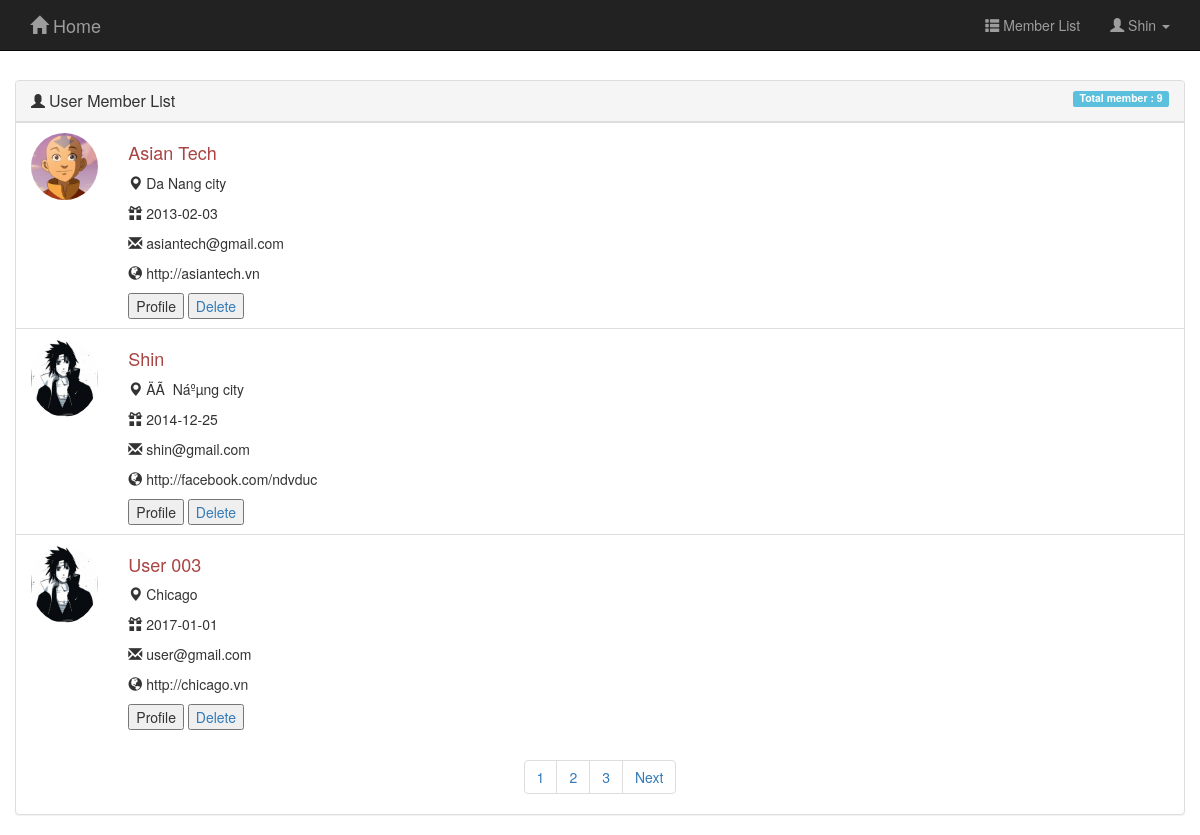
The page /member.php (signed in) on the database its author committed.
### tables this page shows
CREATE TABLE `users` (
  `id` int(11) NOT NULL,
  `username` varchar(225) NOT NULL,
  `password` varchar(225) NOT NULL,
  `email` varchar(225) NOT NULL,
  `birthday` date DEFAULT NULL,
  `url` varchar(225) NOT NULL,
  `address` varchar(225) NOT NULL,
  `avatar` varchar(225) DEFAULT NULL
);

### member.php (the view, shortened to what this page needs)
<?php include 'menu.php'; ?>
<?php
if (!isset($_SESSION['username'])) {
 echo 'You need login to see list of member ! Click <a href="login.php"> here </a> to login'; }
 else {
  require_once('db.php');
  $sql = "SELECT * FROM users";
  $query = $conn->prepare($sql);
  $query->execute();
  $totalRecords = $query->rowCount();
  $recordPerPage = 3;
  $totalPage = ceil($totalRecords/$recordPerPage);
  if(isset($_GET['page'])){
    $currentPage= $_GET['page'];
  } else $currentPage = 1;
  $offset = ($currentPage-1)*$recordPerPage;
  $limit = "LIMIT $offset,$recordPerPage";
  $query = "SELECT * FROM users ".$limit;
  $result = $conn->prepare($query);
  $result->execute();
  $users = $result->fetchAll(PDO::FETCH_ASSOC);
  ?>
<div class="content">
  <div class="container">
    <div class="row">
      <div class="panel panel-default widget">
        <div class="panel-heading">
          <span class="glyphicon glyphicon-user"></span>
          <h3 class="panel-title">
          User Member List</h3>
          <span class="label label-info">
            <?php echo 'Total member : '.$totalRecords; ?></span>
          </div>
          <div class="panel-body">
            <ul class="list-group" id="myList">
              <?php foreach($users as $user): ?>
                <li class="list-group-item" style="list-style-type: none">
                  <div class="row">
                    <div class="col-xs-2 col-md-1">
                      <img src="<?= $user['avatar'] ?>" class="img-circle img-responsive" alt="" /></div>
                      <div class="col-xs-10 col-md-11">
                        <div>
                          <h4 class="text-danger"><?=$user['username']?></h4>
                          <p> <i class="glyphicon glyphicon-map-marker"></i> <?=$user['address']?></p>
                          <p> <i class="glyphicon glyphicon-gift"></i> <?=$user['birthday']?></p>
                          <p> <i class="glyphicon glyphicon-envelope"></i> <?=$user['email']?></p>
                          <p> <i class="glyphicon glyphicon-globe"></i> <?=$user['url']?></p>
                          <div class="action">
                            <button type="button" title="Edit">
                              <span>Profile</span>
                            </button>
                            <a href="delete.php?id=<?=$user['id']?>" onclick="return confirm('Are you sure?')"><button>Delete</button></a>
                          </div>
                        </div>
                      </div>
                    </li>
                  <?php endforeach; ?>
                </ul>
                <nav aria-label="Page navigation example" style="text-align: center;">
                  <ul class="pagination">
                    <?php for($i=1; $i<=$totalPage; $i++): ?>
                      <li class="page-item"><a class="page-link" href='./member.php?page=<?=$i?>'><?=$i?></a> </li>
                    <?php endfor; ?>
                    <?php if($currentPage < $totalPage && $totalPage > 1): ?>
                     <li class="page-item"><a class="page-link" href="/member.php?page=<?=($currentPage+1)?>"> Next</a> </li>
                   <?php endif;?>
                 </ul>
               </nav>
             </div>
           </div>
         </div>
       </div>
</div>
     <?php } ?>

### member.php (style rules this page uses)
.widget .panel-body { padding:0px; }
.widget .list-group { margin-bottom: 0; }
.widget .panel-title { display:inline }
.widget .label-info { float: right; }
.widget li.list-group-item { border-radius: 0;border: 0;border-top: 1px solid #ddd; }
.widget .action { margin-top:5px; }
.content { margin-top: 50px }

### rows shown on the page
users: avatar (picture), username "Asian Tech", address "Da Nang city", birthday "2013-02-03", email "asiantech@gmail.com", url "http://asiantech.vn"
users: avatar (picture), username "Shin", address "ÄÃ Náºµng city", birthday "2014-12-25", email "shin@gmail.com", url "http://facebook.com/ndvduc"
users: avatar (picture), username "User 003", address "Chicago", birthday "2017-01-01", email "user@gmail.com", url "http://chicago.vn"

### other values the page prints
$_SESSION['username'] "Shin"
$totalRecords "9"
